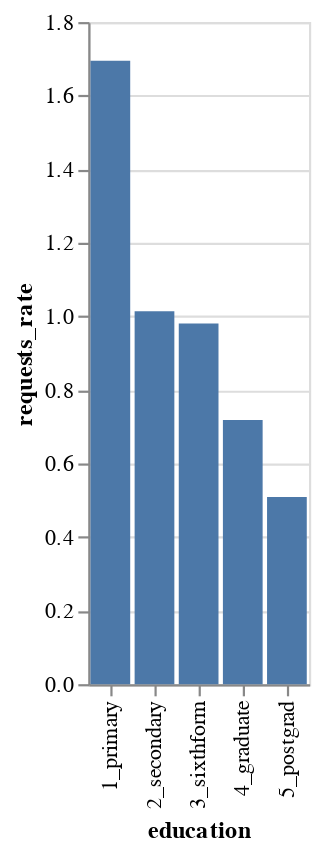

Notebook code for this chart:
### Code cell
chart = alt.Chart(counts_merged).mark_bar().encode(
	x=variable,
	y='requests_rate'
)

chart

### Figure 1 — Vega-Lite specification as saved in the notebook (floating-point values rounded to 4 significant figures)
{"config": {"view": {"continuousWidth": 300, "continuousHeight": 300}}, "data": {"name": "data-1fccf062173739af0563d2a663a05cfd"}, "mark": {"type": "bar"}, "encoding": {"x": {"field": "education", "type": "nominal"}, "y": {"field": "requests_rate", "type": "quantitative"}}, "$schema": "https://vega.github.io/schema/vega-lite/v5.14.1.json", "datasets": {"data-1fccf062173739af0563d2a663a05cfd": [{"education": "1_primary", "count_all": 59, "count_requests": 1, "requests_rate": 1.695}, {"education": "2_secondary", "count_all": 4736, "count_requests": 48, "requests_rate": 1.014}, {"education": "3_sixthform", "count_all": 10501, "count_requests": 103, "requests_rate": 0.9809}, {"education": "4_graduate", "count_all": 21165, "count_requests": 152, "requests_rate": 0.7182}, {"education": "5_postgrad", "count_all": 11797, "count_requests": 60, "requests_rate": 0.5086}]}}
